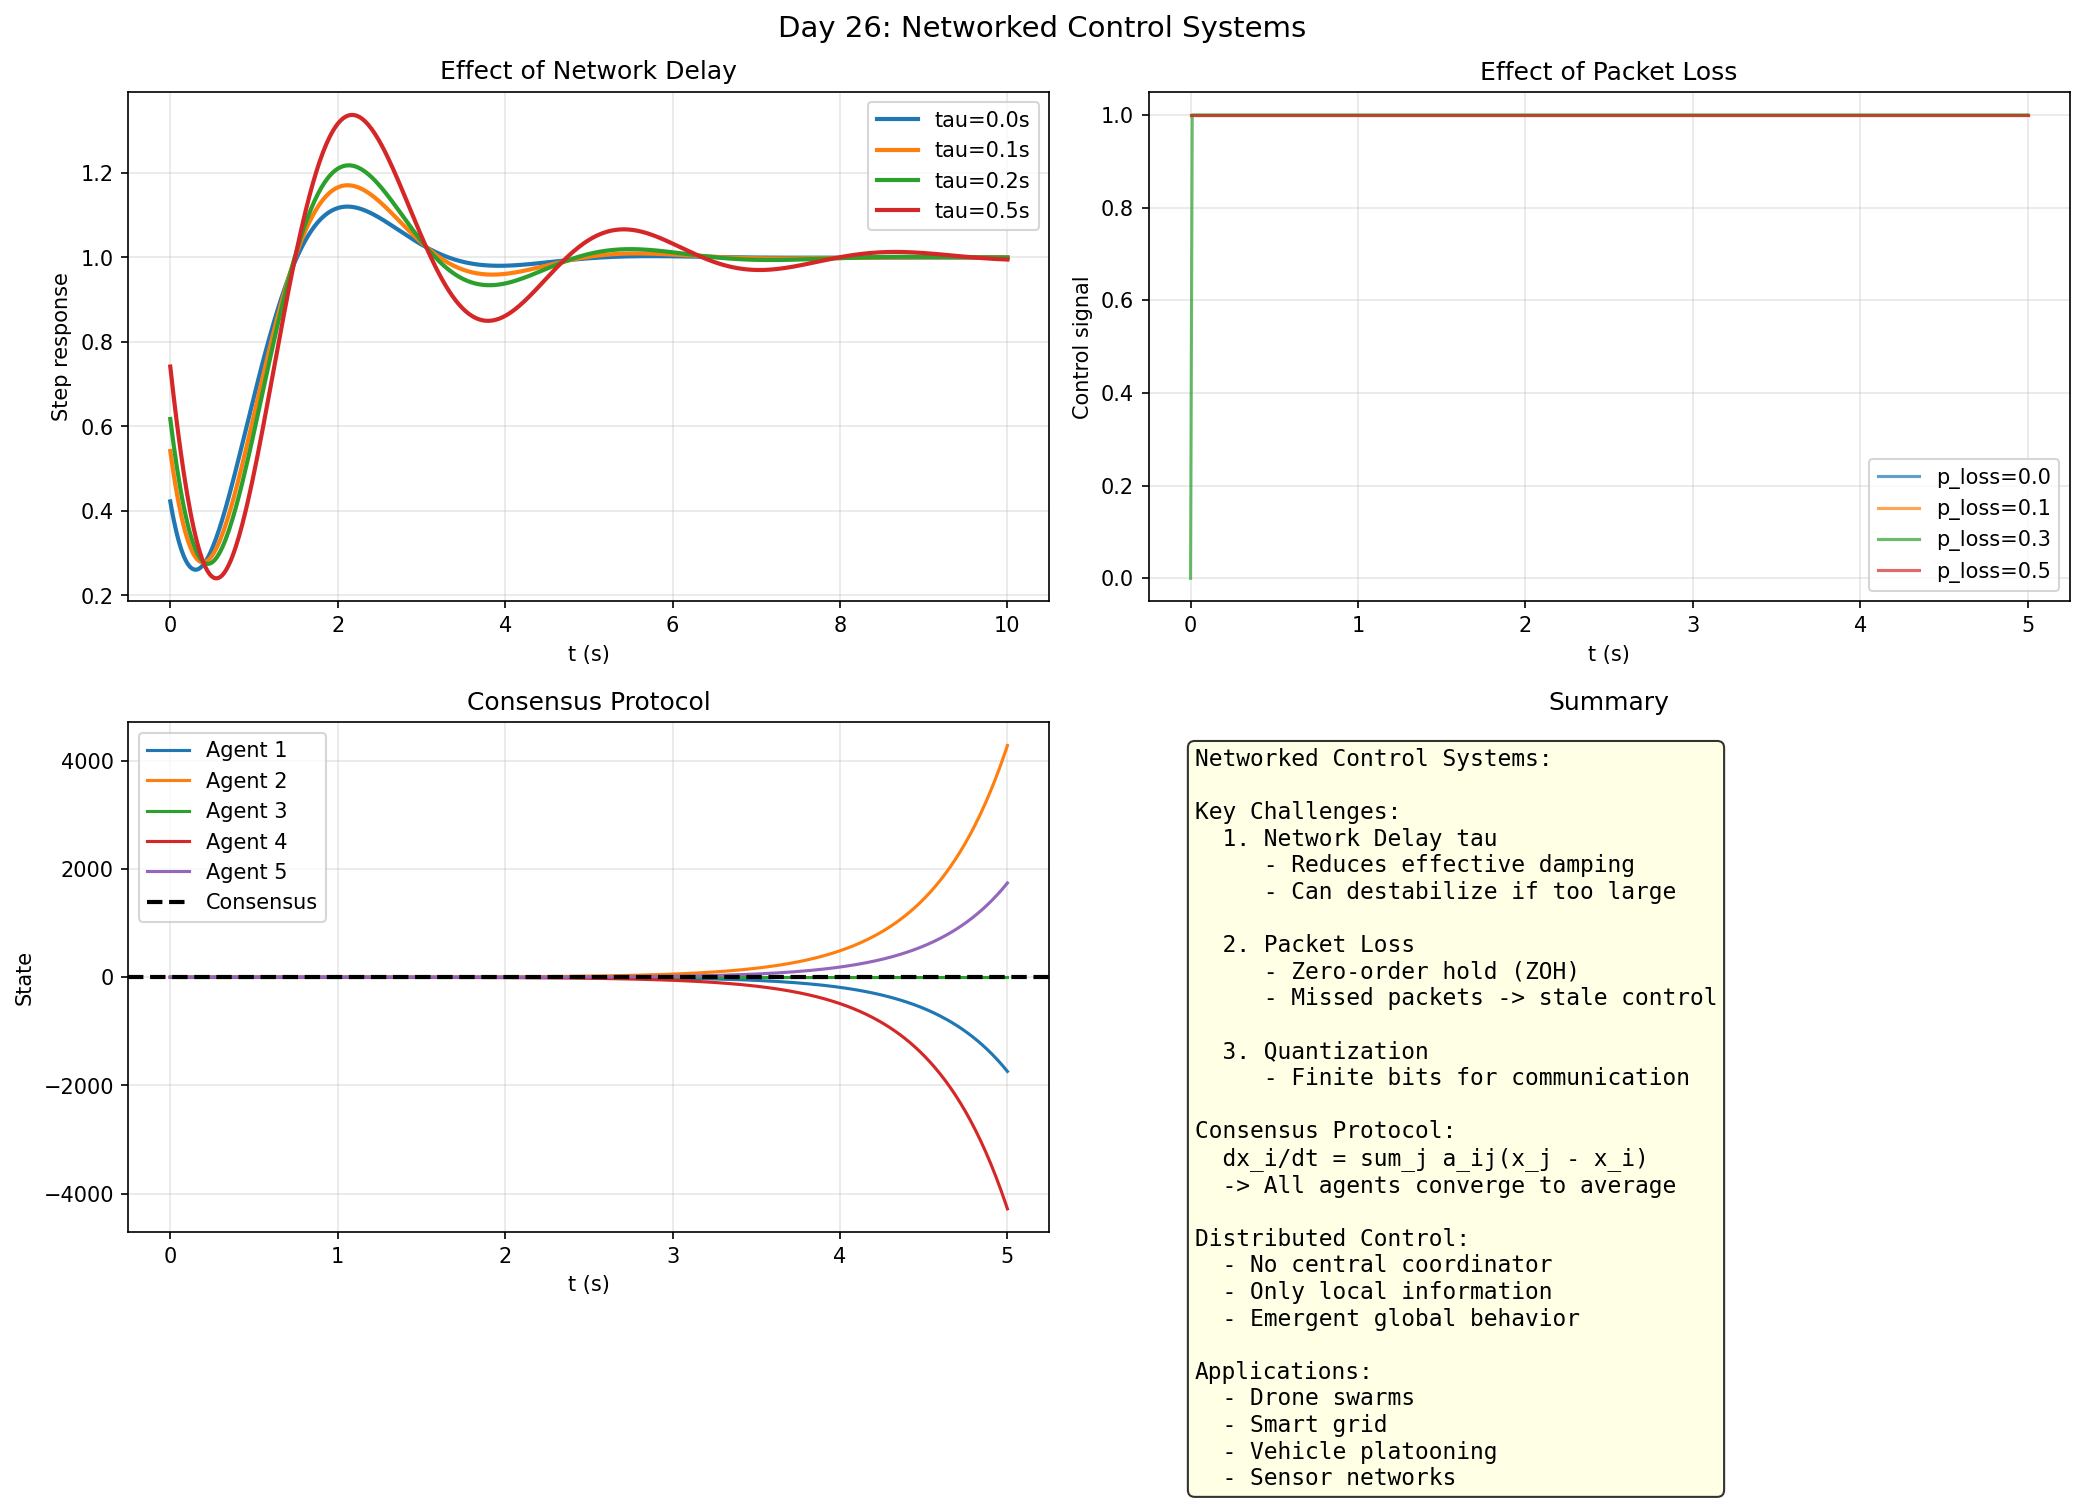

Generate this figure with Python:
import numpy as np
import matplotlib
matplotlib.use('Agg')
import matplotlib.pyplot as plt

print("Day 26: Networked Control Systems")
fig, axes = plt.subplots(2, 2, figsize=(14, 10))
fig.suptitle('Day 26: Networked Control Systems', fontsize=14)

tau_vals = [0.0, 0.1, 0.2, 0.5]
t = np.linspace(0, 10, 500)
omega_n = 2.0
zeta = 0.5
ax = axes[0, 0]
for tau in tau_vals:
    zeta_eff = zeta / (1 + 2*tau)
    omega_d = omega_n * np.sqrt(max(0, 1-zeta_eff**2))
    response = 1 - (1/np.sqrt(1-zeta_eff**2)) * np.exp(-zeta_eff*omega_n*t) * np.cos(omega_d*t - np.arccos(max(-1,min(1,zeta_eff))))
    response = np.clip(response, 0, 2)
    ax.plot(t, response, lw=2, label=f'tau={tau}s')
ax.set_xlabel('t (s)')
ax.set_ylabel('Step response')
ax.set_title('Effect of Network Delay')
ax.legend()
ax.grid(True, alpha=0.3)

np.random.seed(42)
T = 5.0
dt = 0.01
N = int(T/dt)
t = np.linspace(0, T, N)
u_base = np.ones(N)
ax = axes[0, 1]
for p_loss in [0.0, 0.1, 0.3, 0.5]:
    u_delayed = np.zeros(N)
    last_u = 0.0
    for i in range(N):
        if np.random.rand() > p_loss:
            last_u = u_base[i]
        u_delayed[i] = last_u
    ax.plot(t, u_delayed, alpha=0.7, lw=1.5, label=f'p_loss={p_loss}')
ax.set_xlabel('t (s)')
ax.set_ylabel('Control signal')
ax.set_title('Effect of Packet Loss')
ax.legend()
ax.grid(True, alpha=0.3)

N_agents = 5
A = np.array([[0,1,1,0,0],[1,0,1,1,0],[1,1,0,1,1],[0,1,1,0,1],[0,0,1,1,0]])
D = np.diag(A.sum(axis=1))
L = D - A
x0 = np.array([1.0, 0.8, 0.5, 0.2, 0.0])
x_t = np.zeros((N, N_agents))
x_t[0] = x0
K_cons = 0.5
for i in range(N-1):
    x_t[i+1] = x_t[i] + K_cons * np.dot(L, x_t[i]) * dt
ax = axes[1, 0]
for i in range(N_agents):
    ax.plot(t, x_t[:, i], lw=1.5, label=f'Agent {i+1}')
ax.axhline(y=np.mean(x0), color='black', ls='--', lw=2, label='Consensus')
ax.set_xlabel('t (s)')
ax.set_ylabel('State')
ax.set_title('Consensus Protocol')
ax.legend()
ax.grid(True, alpha=0.3)

ax = axes[1, 1]
ax.axis('off')
ax.text(0.05, 0.95,
    "Networked Control Systems:\n\n"
    "Key Challenges:\n"
    "  1. Network Delay tau\n"
    "     - Reduces effective damping\n"
    "     - Can destabilize if too large\n\n"
    "  2. Packet Loss\n"
    "     - Zero-order hold (ZOH)\n"
    "     - Missed packets -> stale control\n\n"
    "  3. Quantization\n"
    "     - Finite bits for communication\n\n"
    "Consensus Protocol:\n"
    "  dx_i/dt = sum_j a_ij(x_j - x_i)\n"
    "  -> All agents converge to average\n\n"
    "Distributed Control:\n"
    "  - No central coordinator\n"
    "  - Only local information\n"
    "  - Emergent global behavior\n\n"
    "Applications:\n"
    "  - Drone swarms\n"
    "  - Smart grid\n"
    "  - Vehicle platooning\n"
    "  - Sensor networks",
    transform=ax.transAxes, va='top', fontsize=11,
    fontfamily='monospace', bbox=dict(boxstyle='round', facecolor='lightyellow', alpha=0.8))
ax.set_title('Summary')

plt.tight_layout()
plt.savefig('C:/Users/WUccc/.openclaw/workspace/notes/工程控制论/code/day26_networkcontrol.png', dpi=150, bbox_inches='tight')
print("Figure saved!")
